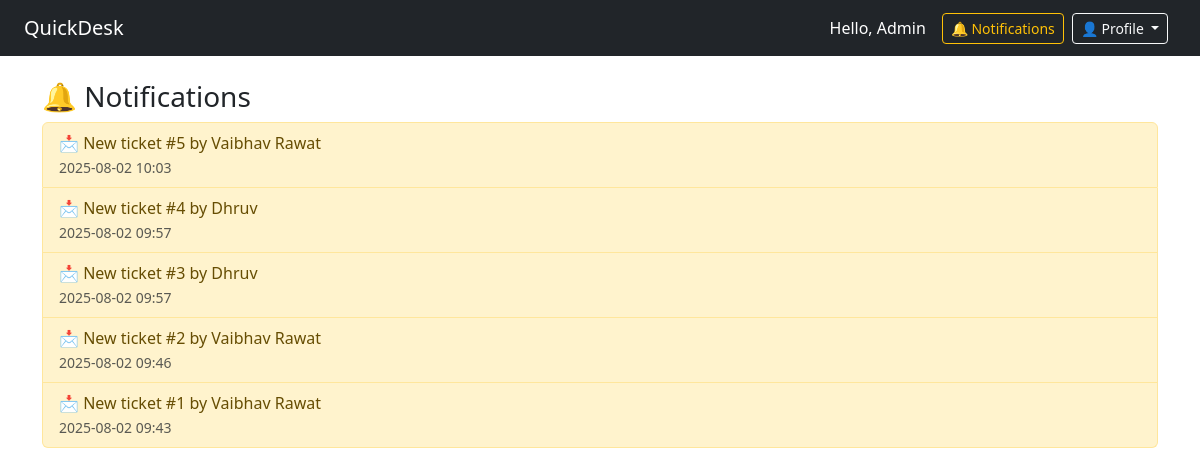
/notifications (signed in), run on the app's committed database.
### app.py (models this page shows, shortened)
class User(db.Model, UserMixin):
    id = db.Column(db.Integer, primary_key=True)
    email = db.Column(db.String(150), unique=True, nullable=False)
    name = db.Column(db.String(150), nullable=False)
    password_hash = db.Column(db.String(200), nullable=False)
    role = db.Column(db.String(50), default='user')
    is_active = db.Column(db.Boolean, default=True)
    notifications = db.relationship('Notification', backref='user', lazy='dynamic')
    tickets = db.relationship('Ticket', backref='owner', lazy=True)
    replies = db.relationship('TicketReply', backref='author', lazy=True)

class Notification(db.Model):
    id = db.Column(db.Integer, primary_key=True)
    user_id = db.Column(db.Integer, db.ForeignKey('user.id'))  # Who receives the notification
    message = db.Column(db.String(255))
    is_read = db.Column(db.Boolean, default=False)
    created_at = db.Column(db.DateTime, default=datetime.utcnow)

### app.py (the view)
@app.route('/notifications')
@login_required
def notifications():
    notifs = Notification.query.filter_by(user_id=current_user.id).order_by(Notification.created_at.desc()).all()
    return render_template('notifications.html', notifications=notifs)

### app.py (called while the page is built)
@login_manager.user_loader
def load_user(user_id):
    return User.query.get(int(user_id))

### templates/notifications.html
{% extends 'base.html' %}
{% block content %}
<h3>🔔 Notifications</h3>
<ul class="list-group">
  {% for notif in notifications %}
  <li class="list-group-item d-flex justify-content-between align-items-start {% if not notif.is_read %}list-group-item-warning{% endif %}">
    <div>
      {{ notif.message }}<br>
      <small class="text-muted">{{ notif.created_at.strftime('%Y-%m-%d %H:%M') }}</small>
    </div>
  </li>
  {% else %}
  <li class="list-group-item">No notifications available.</li>
  {% endfor %}
</ul>
{% endblock %}

### templates/base.html (shortened to what this page needs)
<!DOCTYPE html>
<html lang="en">
<head>
  <link href="https://cdn.jsdelivr.net/npm/bootstrap@5.3.0/dist/css/bootstrap.min.css" rel="stylesheet">
</head>
<body>
  <nav class="navbar navbar-expand-lg navbar-dark bg-dark px-4">
    <a class="navbar-brand" href="{{ url_for('dashboard') }}">QuickDesk</a>
    {% if current_user.is_authenticated %}
    <div class="ms-auto d-flex align-items-center">
      <span class="text-white me-3">Hello, {{ current_user.name }}</span>
      <a class="btn btn-sm btn-outline-warning me-2" href="{{ url_for('notifications') }}">
        🔔 Notifications
      </a>
      <div class="dropdown me-2">
        <button class="btn btn-sm btn-outline-light dropdown-toggle" type="button" data-bs-toggle="dropdown">
          👤 Profile
        </button>
      </div>
    </div>
    {% else %}
    <div class="ms-auto">
      <a class="btn btn-outline-light btn-sm" href="{{ url_for('login') }}">Login</a>
    </div>
    {% endif %}
  </nav>
  <div class="container mt-4">
    {% block content %}{% endblock %}
  </div>
</body>
</html>

### data on the page
User: name "Admin"
Notification: message "📩 New ticket #5 by Vaibhav Rawat", created_at "2025-08-02 10:03"
Notification: message "📩 New ticket #4 by Dhruv", created_at "2025-08-02 09:57"
Notification: message "📩 New ticket #3 by Dhruv", created_at "2025-08-02 09:57"
Notification: message "📩 New ticket #2 by Vaibhav Rawat", created_at "2025-08-02 09:46"
Notification: message "📩 New ticket #1 by Vaibhav Rawat", created_at "2025-08-02 09:43"
